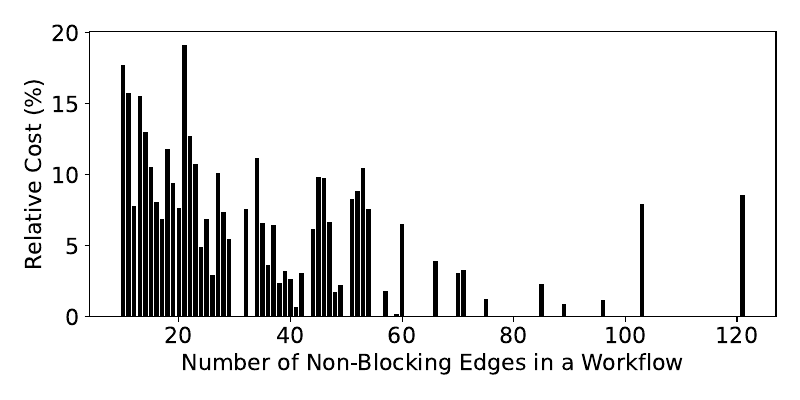

The script that saved this image:
import pandas as pd
import matplotlib.pyplot as plt
import csv

dic = {}
plt.rcParams.update({'font.size': 16})
plt.figure(figsize=(8, 4), dpi=300)
with open("data.csv", mode='r', encoding="utf-8") as file:
    csv_reader = csv.reader(file, delimiter=',')
    for row in csv_reader:
        key = int(row[0])
        value1 = float(row[1])
        if key in dic:
            dic[key][0] += value1
            dic[key][1] += 1
        else:
            dic[key] = [value1, 1]
r0 = []
r1 = []
r2 = []
for key, value in sorted(dic.items()):
    r0.append(key)
    r1.append((1.0 - (value[0] / value[1])) * 100)
    r2.append(value[1])
plt.bar(r0, r1, color="black")
#plt.scatter(r0, r1, s=r2)
#plt.yscale('linear')
#plt.yticks([10, 100, 1000, 10000], labels=[10, 100, 1000, 10000])

plt.xlabel('Number of Non-Blocking Edges in a Workflow')
plt.ylabel('Relative Cost (%)')
plt.tight_layout()
plt.savefig('mat-size-diff.pdf', format='pdf')
plt.show()
